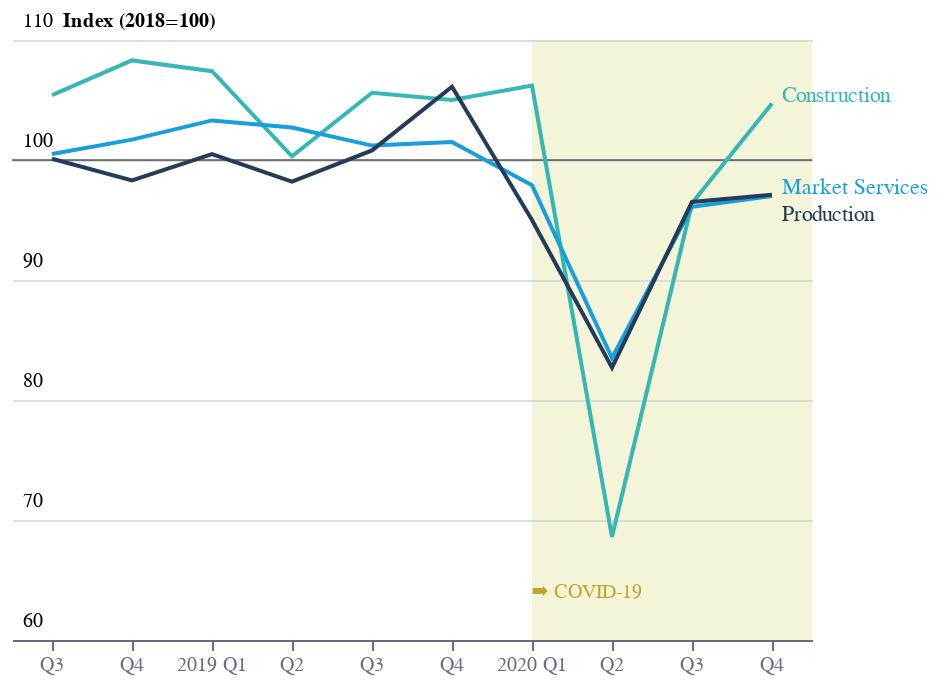

Notebook code for this chart:
### Code cell
base = (
    alt.Chart(f2).encode(
        x=alt.X(
            "date:N",
            title="",
            axis=alt.Axis(
                labelColor=colors["eco-gray"],
                titleColor=colors["eco-gray"],
                tickColor=colors["eco-gray"],
                domainColor=colors["eco-gray"],
                orient="bottom",
                labelExpr="indexof(datum.value,'Q1')>-1?slice(datum.value,0,4)+' '+slice(datum.value,4):slice(datum.value,4)",
                labelAngle=0,
            ),
        ),
        y=alt.Y(
            "value:Q",
            title="",
            axis=alt.Axis(
                title="Index (2018=100)",
                domain=False,
                ticks=False,
                labelAlign="left",
                labelBaseline="middle",
                labelPadding=-5,
                labelOffset=-10,
                titleX=25,
                titleY=-5,
                titleAngle=0,
                titleFontSize=10,
                titleAlign="left",
                tickCount=5,
                format=".0f",
            ),
            scale=alt.Scale(domain=[60, 110]),
        ),
        color=alt.Color(
            "index:N",
            scale=alt.Scale(
                range=[
                    colors["eco-turquiose"],
                    colors["eco-light-blue"],
                    colors["eco-blue"],
                ]
            ),
            legend=None,
        ),
    )
).transform_filter("datum.region=='Wales'")
line = base.mark_line()
text = (
    base.mark_text(align="left", xOffset=5, yOffset=-4)
    .encode(text="index:N")
    .transform_filter("datum.date=='2020Q4'")
).transform_filter("datum.index!='Production'")
text2 = (
    base.mark_text(align="left", xOffset=5, yOffset=10)
    .encode(text="index:N")
    .transform_filter("datum.date=='2020Q4'")
).transform_filter("datum.index=='Production'")
xAxis = (
    alt.Chart(pd.DataFrame([{"value": 100}]))
    .mark_rule(size=0.5)
    .encode(
        y=alt.Y("value:Q", scale=alt.Scale(domain=[60, 110])),
    )
)
rect = (
    alt.Chart(dr)
    .mark_rect(blend="darken", x2Offset=20)
    .encode(
        x=alt.X(
            "start:N",
            title="",
            axis=alt.Axis(
                labelColor=colors["eco-gray"],
                titleColor=colors["eco-gray"],
                tickColor=colors["eco-gray"],
                domainColor=colors["eco-gray"],
                orient="bottom",
                labelExpr="indexof(datum.value,'Q1')>-1?slice(datum.value,0,4)+' '+slice(datum.value,4):slice(datum.value,4)",
                labelAngle=0,
            ),
        ),
        x2="q4:N",
        color=alt.Color("color:N", scale=None),
    )
)
label6 = (
    alt.Chart(
        pd.DataFrame([{"x": "2020Q1", "y": 64, "t": "➡ COVID-19", "c": "#c1a62c"}])
    )
    .mark_text(xOffset=0, align="left", angle=0, size=10, baseline="middle")
    .encode(text="t", x="x:N", y="y:Q", color=alt.Color("c:N", scale=None))
)
layer = (
    (xAxis + rect + line + text + text2 + label6)
    .configure_view(stroke=None)
    .properties(title="")
    .properties(height=300, width=400)
)
layer.save("visualisation/" + f + ".json")
layer

### Figure 1 — Vega-Lite specification as saved in the notebook (floating-point values rounded to 4 significant figures)
{"config": {"view": {"continuousWidth": 400, "continuousHeight": 300, "stroke": null}}, "layer": [{"data": {"name": "data-dee40a49a01c10c81a136387b658942d"}, "mark": {"type": "rule", "size": 0.5}, "encoding": {"y": {"type": "quantitative", "field": "value", "scale": {"domain": [60, 110]}}}}, {"data": {"name": "data-f4d0010da2c5567cc0475caba435bfbc"}, "mark": {"type": "rect", "blend": "darken", "x2Offset": 20}, "encoding": {"color": {"type": "nominal", "field": "color", "scale": null}, "x": {"type": "nominal", "axis": {"domainColor": "#676A86", "labelAngle": 0, "labelColor": "#676A86", "labelExpr": "indexof(datum.value,'Q1')>-1?slice(datum.value,0,4)+' '+slice(datum.value,4):slice(datum.value,4)", "orient": "bottom", "tickColor": "#676A86", "titleColor": "#676A86"}, "field": "start", "title": ""}, "x2": {"field": "q4"}}}, {"data": {"name": "data-6b1ff9402d8f67b3e23e1d24d067d6dd"}, "mark": "line", "encoding": {"color": {"type": "nominal", "field": "index", "legend": null, "scale": {"range": ["#36B7B4", "#179FDB", "#243B5A"]}}, "x": {"type": "nominal", "axis": {"domainColor": "#676A86", "labelAngle": 0, "labelColor": "#676A86", "labelExpr": "indexof(datum.value,'Q1')>-1?slice(datum.value,0,4)+' '+slice(datum.value,4):slice(datum.value,4)", "orient": "bottom", "tickColor": "#676A86", "titleColor": "#676A86"}, "field": "date", "title": ""}, "y": {"type": "quantitative", "axis": {"domain": false, "format": ".0f", "labelAlign": "left", "labelBaseline": "middle", "labelOffset": -10, "labelPadding": -5, "tickCount": 5, "ticks": false, "title": "Index (2018=100)", "titleAlign": "left", "titleAngle": 0, "titleFontSize": 10, "titleX": 25, "titleY": -5}, "field": "value", "scale": {"domain": [60, 110]}, "title": ""}}, "transform": [{"filter": "datum.region=='Wales'"}]}, {"data": {"name": "data-6b1ff9402d8f67b3e23e1d24d067d6dd"}, "mark": {"type": "text", "align": "left", "xOffset": 5, "yOffset": -4}, "encoding": {"color": {"type": "nominal", "field": "index", "legend": null, "scale": {"range": ["#36B7B4", "#179FDB", "#243B5A"]}}, "text": {"type": "nominal", "field": "index"}, "x": {"type": "nominal", "axis": {"domainColor": "#676A86", "labelAngle": 0, "labelColor": "#676A86", "labelExpr": "indexof(datum.value,'Q1')>-1?slice(datum.value,0,4)+' '+slice(datum.value,4):slice(datum.value,4)", "orient": "bottom", "tickColor": "#676A86", "titleColor": "#676A86"}, "field": "date", "title": ""}, "y": {"type": "quantitative", "axis": {"domain": false, "format": ".0f", "labelAlign": "left", "labelBaseline": "middle", "labelOffset": -10, "labelPadding": -5, "tickCount": 5, "ticks": false, "title": "Index (2018=100)", "titleAlign": "left", "titleAngle": 0, "titleFontSize": 10, "titleX": 25, "titleY": -5}, "field": "value", "scale": {"domain": [60, 110]}, "title": ""}}, "transform": [{"filter": "datum.region=='Wales'"}, {"filter": "datum.date=='2020Q4'"}, {"filter": "datum.index!='Production'"}]}, {"data": {"name": "data-6b1ff9402d8f67b3e23e1d24d067d6dd"}, "mark": {"type": "text", "align": "left", "xOffset": 5, "yOffset": 10}, "encoding": {"color": {"type": "nominal", "field": "index", "legend": null, "scale": {"range": ["#36B7B4", "#179FDB", "#243B5A"]}}, "text": {"type": "nominal", "field": "index"}, "x": {"type": "nominal", "axis": {"domainColor": "#676A86", "labelAngle": 0, "labelColor": "#676A86", "labelExpr": "indexof(datum.value,'Q1')>-1?slice(datum.value,0,4)+' '+slice(datum.value,4):slice(datum.value,4)", "orient": "bottom", "tickColor": "#676A86", "titleColor": "#676A86"}, "field": "date", "title": ""}, "y": {"type": "quantitative", "axis": {"domain": false, "format": ".0f", "labelAlign": "left", "labelBaseline": "middle", "labelOffset": -10, "labelPadding": -5, "tickCount": 5, "ticks": false, "title": "Index (2018=100)", "titleAlign": "left", "titleAngle": 0, "titleFontSize": 10, "titleX": 25, "titleY": -5}, "field": "value", "scale": {"domain": [60, 110]}, "title": ""}}, "transform": [{"filter": "datum.region=='Wales'"}, {"filter": "datum.date=='2020Q4'"}, {"filter": "datum.index=='Production'"}]}, {"data": {"name": "data-ef0ee4baa42683416c194f1ab7e648ef"}, "mark": {"type": "text", "align": "left", "angle": 0, "baseline": "middle", "size": 10, "xOffset": 0}, "encoding": {"color": {"type": "nominal", "field": "c", "scale": null}, "text": {"type": "nominal", "field": "t"}, "x": {"type": "nominal", "field": "x"}, "y": {"type": "quantitative", "field": "y"}}}], "height": 300, "title": "", "width": 400, "$schema": "https://vega.github.io/schema/vega-lite/v4.8.1.json", "datasets": {"data-dee40a49a01c10c81a136387b658942d": [{"value": 100}], "data-f4d0010da2c5567cc0475caba435bfbc": [{"start": "2020Q1", "q3": "2020Q3", "q4": "2020Q4", "event": "covid", "color": "#F3F4D8"}], "data-6b1ff9402d8f67b3e23e1d24d067d6dd": [{"date": "2018Q3", "index": "Construction", "region": "UK", "value": 100.9}, {"date": "2018Q3", "index": "Construction", "region": "Wales", "value": 105.4}, {"date": "2018Q3", "index": "Market Services", "region": "UK", "value": 100.4}, {"date": "2018Q3", "index": "Market Services", "region": "Wales", "value": 100.5}, {"date": "2018Q3", "index": "Production", "region": "UK", "value": 100.4}, {"date": "2018Q3", "index": "Production", "region": "Wales", "value": 100.1}, {"date": "2018Q4", "index": "Construction", "region": "UK", "value": 100.5}, {"date": "2018Q4", "index": "Construction", "region": "Wales", "value": 108.3}, {"date": "2018Q4", "index": "Market Services", "region": "UK", "value": 101.0}, {"date": "2018Q4", "index": "Market Services", "region": "Wales", "value": 101.7}, {"date": "2018Q4", "index": "Production", "region": "UK", "value": 99.2}, {"date": "2018Q4", "index": "Production", "region": "Wales", "value": 98.3}, {"date": "2019Q1", "index": "Construction", "region": "UK", "value": 101.8}, {"date": "2019Q1", "index": "Construction", "region": "Wales", "value": 107.4}, {"date": "2019Q1", "index": "Market Services", "region": "UK", "value": 101.8}, {"date": "2019Q1", "index": "Market Services", "region": "Wales", "value": 103.3}, {"date": "2019Q1", "index": "Production", "region": "UK", "value": 100.9}, {"date": "2019Q1", "index": "Production", "region": "Wales", "value": 100.5}, {"date": "2019Q2", "index": "Construction", "region": "UK", "value": 101.6}, {"date": "2019Q2", "index": "Construction", "region": "Wales", "value": 100.3}, {"date": "2019Q2", "index": "Market Services", "region": "UK", "value": 102.1}, {"date": "2019Q2", "index": "Market Services", "region": "Wales", "value": 102.7}, {"date": "2019Q2", "index": "Production", "region": "UK", "value": 99.9}, {"date": "2019Q2", "index": "Production", "region": "Wales", "value": 98.2}, {"date": "2019Q3", "index": "Construction", "region": "UK", "value": 102.1}, {"date": "2019Q3", "index": "Construction", "region": "Wales", "value": 105.6}, {"date": "2019Q3", "index": "Market Services", "region": "UK", "value": 103.4}, {"date": "2019Q3", "index": "Market Services", "region": "Wales", "value": 101.2}, {"date": "2019Q3", "index": "Production", "region": "UK", "value": 99.1}, {"date": "2019Q3", "index": "Production", "region": "Wales", "value": 100.8}, {"date": "2019Q4", "index": "Construction", "region": "UK", "value": 100.5}, {"date": "2019Q4", "index": "Construction", "region": "Wales", "value": 105.0}, {"date": "2019Q4", "index": "Market Services", "region": "UK", "value": 102.1}, {"date": "2019Q4", "index": "Market Services", "region": "Wales", "value": 101.5}, {"date": "2019Q4", "index": "Production", "region": "UK", "value": 97.9}, {"date": "2019Q4", "index": "Production", "region": "Wales", "value": 106.1}, {"date": "2020Q1", "index": "Construction", "region": "UK", "value": 98.3}, {"date": "2020Q1", "index": "Construction", "region": "Wales", "value": 106.2}, {"date": "2020Q1", "index": "Market Services", "region": "UK", "value": 99.6}, {"date": "2020Q1", "index": "Market Services", "region": "Wales", "value": 97.9}, {"date": "2020Q1", "index": "Production", "region": "UK", "value": 95.9}, {"date": "2020Q1", "index": "Production", "region": "Wales", "value": 95.0}, {"date": "2020Q2", "index": "Construction", "region": "UK", "value": 65.2}, {"date": "2020Q2", "index": "Construction", "region": "Wales", "value": 68.6}, {"date": "2020Q2", "index": "Market Services", "region": "UK", "value": 81.8}, {"date": "2020Q2", "index": "Market Services", "region": "Wales", "value": 83.5}, {"date": "2020Q2", "index": "Production", "region": "UK", "value": 80.1}, {"date": "2020Q2", "index": "Production", "region": "Wales", "value": 82.7}, {"date": "2020Q3", "index": "Construction", "region": "UK", "value": 92.1}, {"date": "2020Q3", "index": "Construction", "region": "Wales", "value": 96.4}, {"date": "2020Q3", "index": "Market Services", "region": "UK", "value": 94.3}, {"date": "2020Q3", "index": "Market Services", "region": "Wales", "value": 96.1}, {"date": "2020Q3", "index": "Production", "region": "UK", "value": 92.9}, {"date": "2020Q3", "index": "Production", "region": "Wales", "value": 96.5}, {"date": "2020Q4", "index": "Construction", "region": "UK", "value": 94.6}, {"date": "2020Q4", "index": "Construction", "region": "Wales", "value": 104.7}, {"date": "2020Q4", "index": "Market Services", "region": "UK", "value": 93.8}, {"date": "2020Q4", "index": "Market Services", "region": "Wales", "value": 97.0}, {"date": "2020Q4", "index": "Production", "region": "UK", "value": 94.8}, {"date": "2020Q4", "index": "Production", "region": "Wales", "value": 97.1}], "data-ef0ee4baa42683416c194f1ab7e648ef": [{"x": "2020Q1", "y": 64, "t": "➡ COVID-19", "c": "#c1a62c"}]}}
